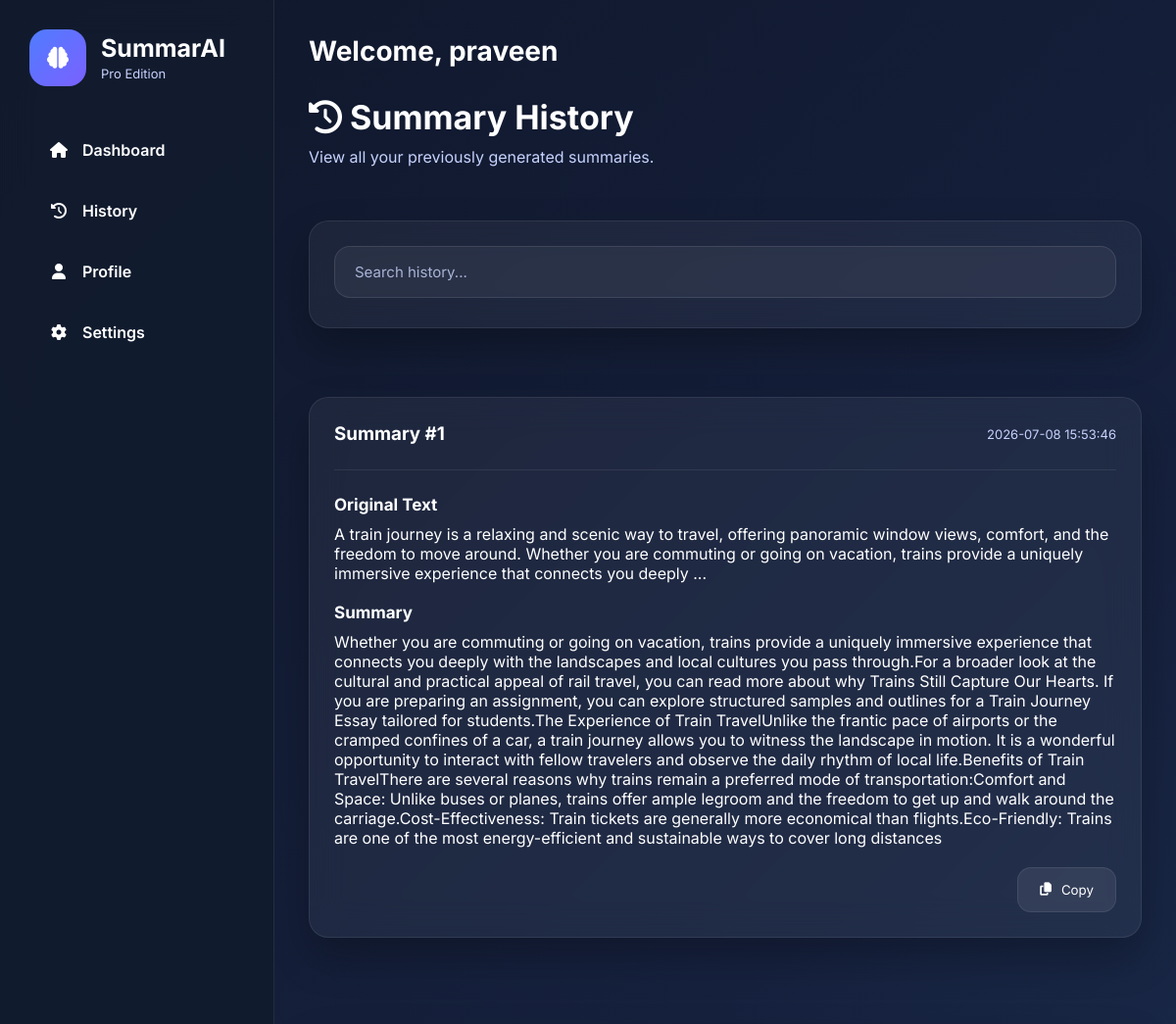
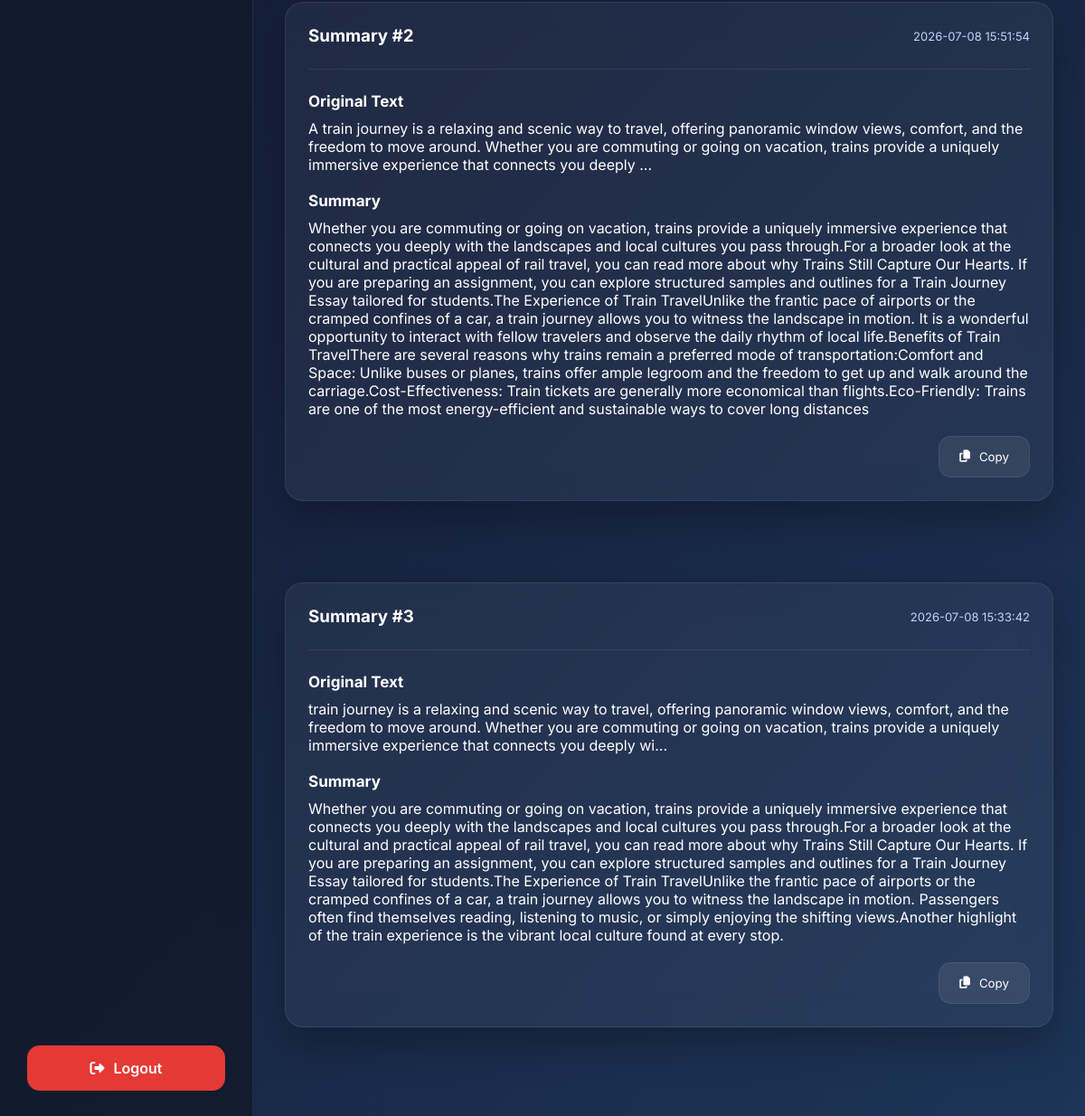
The app's page /history (signed in) with its own data (2 pictures, top to bottom).
### tables this page shows
CREATE TABLE history (
            id INTEGER PRIMARY KEY AUTOINCREMENT,
            user_id INTEGER NOT NULL,
            original_text TEXT,
            summary TEXT,
            created_at TIMESTAMP DEFAULT CURRENT_TIMESTAMP,
            FOREIGN KEY(user_id) REFERENCES users(id)
        );

### final/app.py (the view)
@app.route("/history")
def history():
    if "user_id" not in session:
        return redirect(
            url_for("login")
        )
    db = get_db()
    history = db.execute(
        """
        SELECT *
        FROM history
        WHERE user_id=?
        ORDER BY created_at DESC
        """,
        (
            session["user_id"],
        )
    ).fetchall()
    db.close()
    return render_template(
        "history.html",
        history=history
    )

### final/app.py (called while the page is built)
def get_db():
    connection = sqlite3.connect(
        DATABASE
    )
    connection.row_factory = sqlite3.Row
    return connection

### final/templates/history.html (shortened to what this page needs)
{% extends "base.html" %}
{% block content %}
<div class="history-page">
    <div class="page-title">
        <h1>
            <i class="fa-solid fa-clock-rotate-left"></i>
            Summary History
        </h1>
        <p>
            View all your previously generated summaries.
        </p>
    </div>
    <div class="card">
        <div class="history-search">
            <input
                type="text"
                id="searchHistory"
                placeholder="Search history...">
        </div>
    </div>
    <br>
    {% if history %}
        {% for item in history %}
        <div class="card history-card">
            <div class="history-top">
                <h3>
                    Summary #{{ loop.index }}
                </h3>
                <span>
                    {{ item.created_at }}
                </span>
            </div>
            <hr>
            <h4>
                Original Text
            </h4>
            <p>
                {{ item.original_text[:250] }}...
            </p>
            <br>
            <h4>
                Summary
            </h4>
            <p>
                {{ item.summary }}
            </p>
            <div class="history-actions">
                <button
                    class="secondary-btn copy-history"
                    data-summary="{{ item.summary }}">
                    <i class="fa-solid fa-copy"></i>
                    Copy
                </button>
            </div>
        </div>
        <br>
        {% endfor %}
    {% endif %}
</div>
{% endblock %}

### final/templates/base.html (shortened to what this page needs)
<!DOCTYPE html>
<html lang="en">
<head>
    <link rel="stylesheet"
          href="https://cdnjs.cloudflare.com/ajax/libs/font-awesome/6.7.2/css/all.min.css">
    <link rel="stylesheet"
          href="{{ url_for('static', filename='css/style.css') }}">
</head>
<body>
<div class="app">
    <aside class="sidebar">
        <div class="sidebar-top">
            <div class="logo">
                <div class="logo-icon">
                    <i class="fa-solid fa-brain"></i>
                </div>
                <div>
                    <h2>SummarAI</h2>
                    <span>Pro Edition</span>
                </div>
            </div>
            <nav>
                <a href="{{ url_for('dashboard') }}">
                    <i class="fa-solid fa-house"></i>
                    Dashboard
                </a>
                <a href="{{ url_for('history') }}">
                    <i class="fa-solid fa-clock-rotate-left"></i>
                    History
                </a>
                <a href="{{ url_for('profile') }}">
                    <i class="fa-solid fa-user"></i>
                    Profile
                </a>
                <a href="{{ url_for('settings') }}">
                    <i class="fa-solid fa-gear"></i>
                    Settings
                </a>
            </nav>
        </div>
        <div class="sidebar-bottom">
            <a
                class="logout-btn"
                href="{{ url_for('logout') }}">
                <i class="fa-solid fa-right-from-bracket"></i>
                Logout
            </a>
        </div>
    </aside>
    <main class="main-content">
        <header class="topbar">
            <div>
                <h2>
                    Welcome,
                    {{ session.get('username','Guest') }}
                </h2>
            </div>
        </header>
        {% block content %}
        {% endblock %}
    </main>
</div>
</body>
</html>

### final/static/css/style.css (style rules this page uses)
* { margin:0; padding:0; box-sizing:border-box; }
:root { --primary:#4F7CFF; --primary-dark:#315CFF; --secondary:#7B61FF; --success:#00C853; --danger:#FF5252; --warning:#FFB300; --background:#0F172A; --surface:#182338; --surface-light:#24324B; --text:#FFFFFF; --text-light:#C7D2FE; --border:rgba(255,255,255,.08); --shadow:0 20px 40px rgba(0,0,0,.25); --radius:18px; --transition:.35s; font-family:'Inter',sans-serif; }
body { background:linear-gradient( 135deg, #0F172A, #16213E, #1D3557 ); min-height:100vh; color:var(--text); font-family:'Inter',sans-serif; }
a { text-decoration:none; color:inherit; }
button { cursor:pointer; border:none; font-family:inherit; }
input, textarea, select { font-family:inherit; outline:none; }
.app { display:flex; min-height:100vh; }
.sidebar { width:280px; background:rgba(18,28,46,.96); backdrop-filter:blur(18px); display:flex; flex-direction:column; justify-content:space-between; padding:30px; border-right:1px solid var(--border); }
.logo { display:flex; align-items:center; gap:15px; margin-bottom:40px; }
.logo-icon { width:58px; height:58px; border-radius:18px; background:linear-gradient( 135deg, var(--primary), var(--secondary) ); display:flex; align-items:center; justify-content:center; font-size:22px; }
.logo h2 { font-size:25px; font-weight:700; }
.logo span { font-size:13px; color:var(--text-light); }
.sidebar nav { display:flex; flex-direction:column; gap:12px; }
.sidebar nav a { padding:15px 18px; border-radius:14px; display:flex; align-items:center; gap:12px; transition:.3s; font-weight:600; }
.sidebar nav i { width:24px; text-align:center; }
.logout-btn { display:flex; justify-content:center; align-items:center; gap:10px; padding:15px; border-radius:14px; background:#E53935; font-weight:600; transition:.3s; }
.main-content { flex:1; padding:35px; overflow:auto; }
.topbar { display:flex; justify-content:space-between; align-items:center; margin-bottom:30px; }
.topbar h2 { font-size:28px; font-weight:700; }
.page-title { margin-bottom:30px; }
.page-title h1 { font-size:34px; margin-bottom:10px; }
.page-title p { color:var(--text-light); }
.card { background:rgba(255,255,255,.05); border:1px solid rgba(255,255,255,.08); border-radius:20px; padding:25px; box-shadow:var(--shadow); backdrop-filter:blur(18px); transition:.35s; }
.secondary-btn { display:inline-flex; justify-content:center; align-items:center; gap:10px; padding:14px 22px; background:rgba(255,255,255,.08); color:white; border:1px solid rgba(255,255,255,.08); border-radius:14px; transition:.3s; }
.card h4 { margin-bottom:10px; font-size:17px; }
.card hr { border:none; height:1px; background:rgba(255,255,255,.08); margin:25px 0; }
.history-page { display:flex; flex-direction:column; gap:25px; }
.history-search { margin-bottom:5px; }
.history-search input { width:100%; padding:16px 20px; background:rgba(255,255,255,.05); border:1px solid rgba(255,255,255,.10); border-radius:16px; color:white; font-size:15px; transition:.3s; }
.history-card { margin-bottom:20px; }
.history-top { display:flex; justify-content:space-between; align-items:center; margin-bottom:15px; }
.history-top span { font-size:13px; color:var(--text-light); }
.history-actions { display:flex; justify-content:flex-end; margin-top:20px; }
html { scroll-behavior:smooth; }
.card { animation:fadeIn .5s ease; }
.primary-btn, .secondary-btn { position:relative; overflow:hidden; }
.primary-btn::after, .secondary-btn::after { content:""; position:absolute; top:50%; left:50%; width:0; height:0; background:rgba(255,255,255,.15); border-radius:50%; transform:translate(-50%,-50%); transition:.5s; }
.logo-icon { animation:floating 3s infinite ease-in-out; }
input::placeholder, textarea::placeholder { color:#AAB4D6; }
body { padding-bottom:30px; }

### records on screen
history: created_at "2026-07-08 15:53:46", original_text "A train journey is a relaxing and scenic way to travel, offering panoramic window views, comfort, and the freedom to move around. Whether you are commuting or going on vacation, trains provide a uniquely immersive experience that connects you deeply", summary "Whether you are commuting or going on vacation, trains provide a uniquely immersive experience that connects you deeply with the landscapes and local cultures you pass through.For a broader look at the cultural and practical appeal of rail travel, you can read more about why Trains Still Capture Our Hearts. If you are preparing an assignment, you can explore structured samples and outlines for a Train Journey Essay tailored for students.The Experience of Train TravelUnlike the frantic pace of airports or the cramped confines of a car, a train journey allows you to witness the landscape in motion. It is a wonderful opportunity to interact with fellow travelers and observe the daily rhythm of…"
history: created_at "2026-07-08 15:51:54", original_text "A train journey is a relaxing and scenic way to travel, offering panoramic window views, comfort, and the freedom to move around. Whether you are commuting or going on vacation, trains provide a uniquely immersive experience that connects you deeply", summary "Whether you are commuting or going on vacation, trains provide a uniquely immersive experience that connects you deeply with the landscapes and local cultures you pass through.For a broader look at the cultural and practical appeal of rail travel, you can read more about why Trains Still Capture Our Hearts. If you are preparing an assignment, you can explore structured samples and outlines for a Train Journey Essay tailored for students.The Experience of Train TravelUnlike the frantic pace of airports or the cramped confines of a car, a train journey allows you to witness the landscape in motion. It is a wonderful opportunity to interact with fellow travelers and observe the daily rhythm of…"
history: created_at "2026-07-08 15:33:42", original_text "train journey is a relaxing and scenic way to travel, offering panoramic window views, comfort, and the freedom to move around. Whether you are commuting or going on vacation, trains provide a uniquely immersive experience that connects you deeply wi", summary "Whether you are commuting or going on vacation, trains provide a uniquely immersive experience that connects you deeply with the landscapes and local cultures you pass through.For a broader look at the cultural and practical appeal of rail travel, you can read more about why Trains Still Capture Our Hearts. If you are preparing an assignment, you can explore structured samples and outlines for a Train Journey Essay tailored for students.The Experience of Train TravelUnlike the frantic pace of airports or the cramped confines of a car, a train journey allows you to witness the landscape in motion. Passengers often find themselves reading, listening to music, or simply enjoying the shifting…"

### other values on screen
{{ session.get('username','Guest') }} "praveen"
